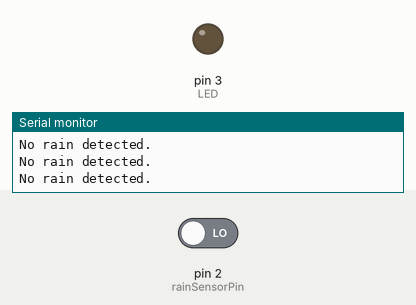
Bench run of a sketch on a simulated Arduino Uno, built with avr-gcc and run on an emulated ATmega328P. On the bench: output pins drawn as LEDs (lit = HIGH), the last lines printed to the serial monitor. The test bench sets the inputs (shaded band); at power-on: pin 2 (rainSensorPin) LOW.

Above: at 2.8 s.
2.9 s: pin 2 (rainSensorPin) driven HIGH
At 3.5 s:
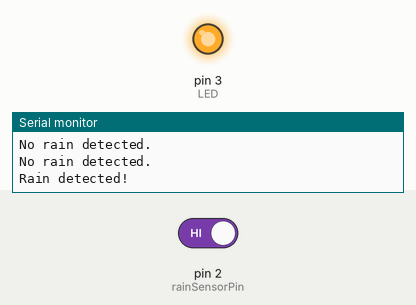
4.5 s: pin 2 (rainSensorPin) driven LOW
At 6.3 s:
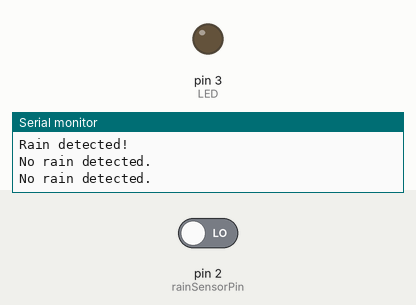
Timing chart, 0 to 7.8 s (numbered marks = the images above; inputs shaded):
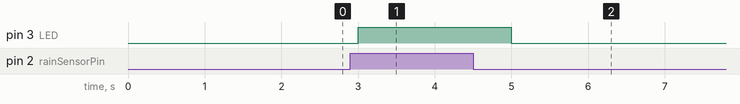

Measured:
- after the input at 2.9 s, pin 3 (LED): LOW → HIGH after 0.10 s
- after the input at 4.5 s, pin 3 (LED): HIGH → LOW after 0.50 s

The sketch:

RainSensorExplore8.ino
```cpp
const int rainSensorPin = 2; // Digital pin connected to the rain sensor's DO pin
const int LED = 3;

void setup() {
  Serial.begin(9600); // Initialize serial communication
  pinMode(rainSensorPin, INPUT); // Set the rain sensor pin as an input
  pinMode(LED, OUTPUT);
}

void loop() {
  int rainValue = digitalRead(rainSensorPin); // Read the digital value from the rain sensor

  // Check if rain is detected
  if (rainValue == HIGH) {
    digitalWrite(LED, HIGH);
    Serial.println("Rain detected!");
  } else {
    digitalWrite(LED, LOW);
    Serial.println("No rain detected.");
  }
  delay(1000); // Delay for stability
}
```
